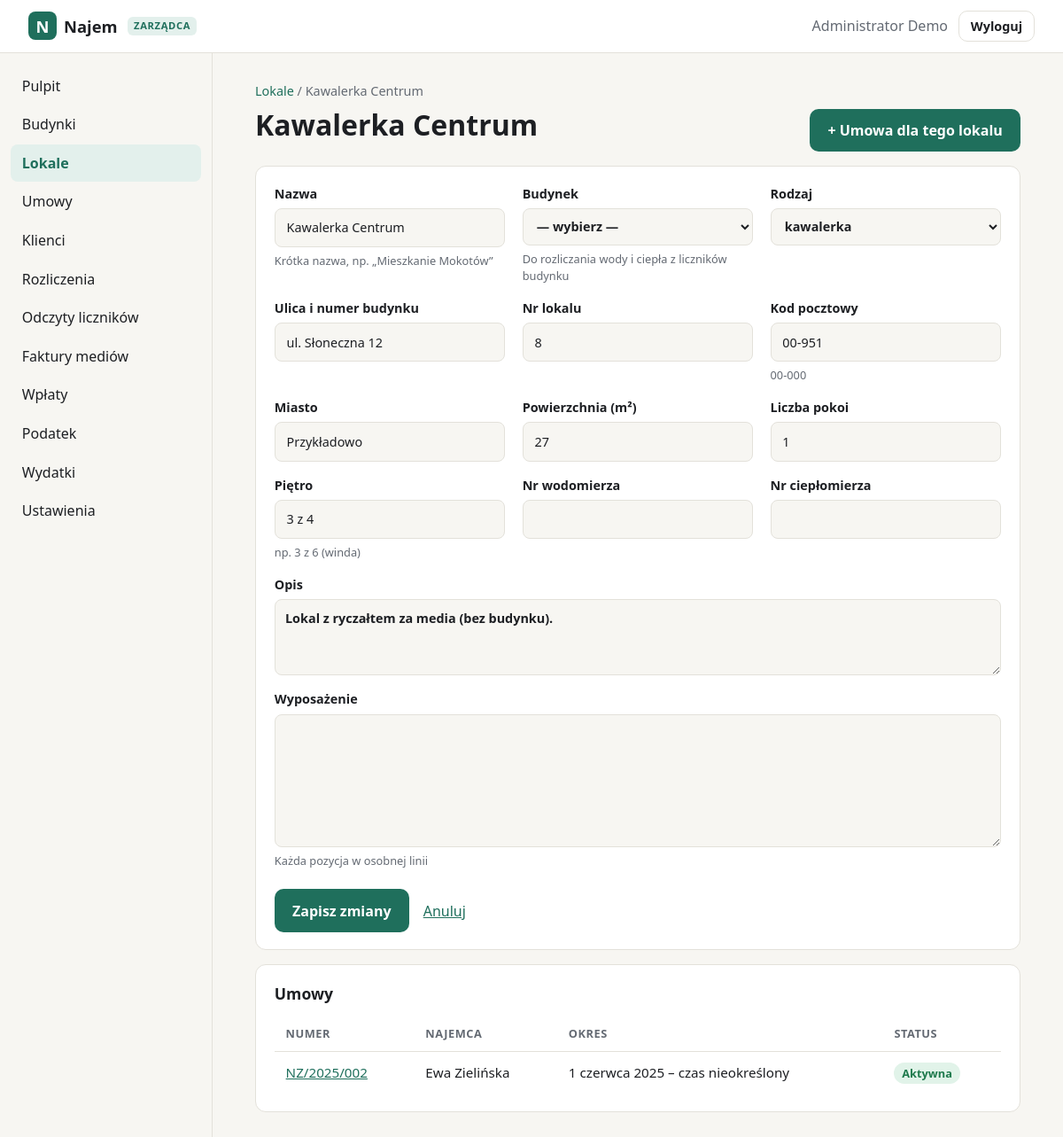
Screenshot of /zarzadca/lokale/5 (signed in) with the database file from the repository.
### tables this page shows
CREATE TABLE users (
    id            INTEGER PRIMARY KEY AUTOINCREMENT,
    login         TEXT NOT NULL UNIQUE COLLATE NOCASE,
    password_hash TEXT NOT NULL,
    full_name     TEXT,
    role          TEXT NOT NULL DEFAULT 'klient',
    created_at    TEXT NOT NULL DEFAULT (datetime('now')),
    last_login_at TEXT
, email TEXT, telefon TEXT, aktywny INTEGER NOT NULL DEFAULT 1);

CREATE TABLE lokale (
    id          INTEGER PRIMARY KEY AUTOINCREMENT,
    nazwa       TEXT NOT NULL,
    ulica       TEXT NOT NULL,          -- ulica z numerem budynku
    nr_lokalu   TEXT,
    kod         TEXT NOT NULL,
    miasto      TEXT NOT NULL,
    rodzaj      TEXT NOT NULL DEFAULT 'mieszkanie',
    powierzchnia REAL,                  -- m²
    pokoje      INTEGER,
    pietro      TEXT,
    opis        TEXT,
    wyposazenie TEXT,                   -- pozycje rozdzielone nową linią
    created_at  TEXT NOT NULL DEFAULT (datetime('now'))
, nr_wodomierza TEXT, nr_cieplomierza TEXT, budynek_id INTEGER REFERENCES budynki(id));

CREATE TABLE umowy (
    id                INTEGER PRIMARY KEY AUTOINCREMENT,
    numer             TEXT NOT NULL UNIQUE,
    lokal_id          INTEGER NOT NULL REFERENCES lokale(id),
    najemca_id        INTEGER NOT NULL REFERENCES users(id),
    rodzaj            TEXT NOT NULL DEFAULT 'najem okazjonalny',
    data_zawarcia     TEXT NOT NULL,
    data_od           TEXT NOT NULL,
    data_do           TEXT,             -- NULL = czas nieokreślony
    czynsz            INTEGER NOT NULL,
    oplaty            INTEGER NOT NULL DEFAULT 0,  -- opłaty eksploatacyjne / zaliczki
    kaucja            INTEGER NOT NULL DEFAULT 0,
    dzien_platnosci   INTEGER NOT NULL DEFAULT 10,
    wypowiedzenie     TEXT,             -- np. '1 miesiąc'
    rozwiazana_dnia   TEXT,             -- wcześniejsze zakończenie
    uwagi             TEXT,
    created_at        TEXT NOT NULL DEFAULT (datetime('now'))
, liczba_osob INTEGER NOT NULL DEFAULT 1);

### admin.py (the view, shortened to what this page needs)
@bp.route("/lokale/<int:lid>", methods=["GET", "POST"])
def lokal_edycja(lid):
    l = _get_or_404("lokale", lid)
    umowy = get_db().execute(UMOWY_SQL + " WHERE u.lokal_id=? ORDER BY u.data_od DESC", (lid,)).fetchall()
    f = Form({k: ("" if l[k] is None else str(l[k]) if not isinstance(l[k], float) else f"{l[k]:g}".replace(".", ","))
              for k in l.keys()})
    return render_template("admin/lokal_form.html", active="lokale", f=f, l=l, umowy=umowy)

### admin.py (called while the page is built)
@bp.before_request
@manager_required
def _guard():
    if request.method == "POST":
        check_csrf()

@bp.context_processor
def _ctx():
    return {"admin_menu": ADMIN_MENU, "rodzaje_lokali": RODZAJE_LOKALI,
            "rodzaje_umow": RODZAJE_UMOW, "opcje": lambda xs: [(x, x) for x in xs],
            "today": date.today().isoformat()}

def _get_or_404(table, id_):
    row = get_db().execute(f"SELECT * FROM {table} WHERE id=?", (id_,)).fetchone()
    if row is None:
        abort(404)
    return row

### app.py (called while the page is built)
def get_db() -> sqlite3.Connection:
    if "db" not in g:
        g.db = sqlite3.connect(DB_PATH)
        g.db.row_factory = sqlite3.Row
        g.db.execute("PRAGMA foreign_keys = ON")
    return g.db

def csrf_token() -> str:
    if "_csrf" not in session:
        session["_csrf"] = secrets.token_urlsafe(32)
    return session["_csrf"]

def static_v(filename):
    try:
        v = int((BASE / "static" / filename).stat().st_mtime)
    except OSError:
        v = 0
    return url_for("static", filename=filename, v=v)

def manager_required(view):
    @wraps(view)
    def wrapped(*a, **kw):
        if g.user is None:
            return redirect(url_for("login", next=request.path))
        if g.user["role"] != "zarzadca":
            abort(403)
        return view(*a, **kw)
    return wrapped

@app.before_request
def load_user():
    g.user = None
    uid = session.get("user_id")
    if uid:
        g.user = get_db().execute(
            "SELECT id, login, full_name, role FROM users WHERE id=? AND aktywny=1", (uid,)
        ).fetchone()
        if g.user is None:
            session.clear()

@app.context_processor
def inject():
    return {"menu": MENU, "user": g.get("user")}

@app.template_filter("data")
def fmt_data(iso):
    if not iso:
        return "—"
    d = date.fromisoformat(iso[:10])
    return f"{d.day} {MIESIACE[d.month - 1]} {d.year}"

### budynki.py (called while the page is built)
@bp.context_processor
def _ctx_budynki():
    return {"budynki_opcje": [(b["id"], b["nazwa"]) for b in
                              get_db().execute("SELECT id, nazwa FROM budynki ORDER BY nazwa")]}

### pomiary.py (called while the page is built)
@app.context_processor
def _ctx_najemca():
    if request.endpoint != "media" or g.get("user") is None:
        return {}
    od, do = nastepne_okno()
    return {"lokale_odczyt": lokale_najemcy(g.user["id"]), "moje_pomiary": moje_pomiary(g.user["id"]),
            "dzis": date.today().isoformat(), "okno_od": od.isoformat(), "okno_do": do.isoformat(),
            "w_oknie_dzis": od <= date.today() <= do}

### templates/admin/lokal_form.html (shortened to what this page needs)
{% extends "admin/base.html" %}
{% from "admin/_form.html" import field, area, select, csrf, delete_button %}
{% from "_macros.html" import badge %}
{% block content %}
<nav class="crumbs"><a href="{{ url_for('zarzadca.lokale') }}">Lokale</a> / {{ l.nazwa if l else 'Nowy' }}</nav>
<div class="page-head">
  <h1>{{ l.nazwa if l else 'Nowy lokal' }}</h1>
  {% if l %}<div class="actions"><a class="btn btn-primary" href="{{ url_for('zarzadca.umowa_nowa', lokal=l.id) }}">+ Umowa dla tego lokalu</a></div>{% endif %}
</div>
<form method="post" class="panel-box form" novalidate>
  <div class="form-grid">
    {{ field(f, "nazwa", "Nazwa", hint="Krótka nazwa, np. „Mieszkanie Mokotów”", attrs="required maxlength=120") }}
    {{ select(f, "budynek_id", "Budynek", budynki_opcje, hint="Do rozliczania wody i ciepła z liczników budynku") }}
    {{ select(f, "rodzaj", "Rodzaj", opcje(rodzaje_lokali)) }}
    {{ field(f, "ulica", "Ulica i numer budynku", attrs="required") }}
    {{ field(f, "nr_lokalu", "Nr lokalu") }}
    {{ field(f, "kod", "Kod pocztowy", hint="00-000", attrs='inputmode="numeric" required maxlength=6') }}
    {{ field(f, "miasto", "Miasto", attrs="required") }}
    {{ field(f, "powierzchnia", "Powierzchnia (m²)", attrs='inputmode="decimal"') }}
    {{ field(f, "pokoje", "Liczba pokoi", type="number", attrs='min=0 max=50') }}
    {{ field(f, "pietro", "Piętro", hint="np. 3 z 6 (winda)") }}
    {{ field(f, "nr_wodomierza", "Nr wodomierza") }}
    {{ field(f, "nr_cieplomierza", "Nr ciepłomierza") }}
  </div>
  {{ area(f, "opis", "Opis", rows=3) }}
  {{ area(f, "wyposazenie", "Wyposażenie", hint="Każda pozycja w osobnej linii", rows=6) }}
  <div class="form-actions">
    <button class="btn btn-primary" type="submit">{{ 'Zapisz zmiany' if l else 'Dodaj lokal' }}</button>
    <a href="{{ url_for('zarzadca.lokale') }}">Anuluj</a>
  </div>
</form>
{% if l %}
<section class="panel-box">
  <h2>Umowy</h2>
  {% if umowy %}
  <div class="table-wrap"><table class="table">
    <thead><tr><th>Numer</th><th>Najemca</th><th>Okres</th><th>Status</th></tr></thead>
    <tbody>{% for u in umowy %}
      <tr><td data-label="Numer"><a href="{{ url_for('zarzadca.umowa_edycja', uid=u.id) }}">{{ u.numer }}</a></td>
          <td data-label="Najemca">{{ u.najemca_nazwa or u.najemca_login }}</td>
          <td data-label="Okres">{{ u.data_od|data }} – {{ (u.rozwiazana_dnia or u.data_do)|data if (u.rozwiazana_dnia or u.data_do) else 'czas nieokreślony' }}</td>
          <td data-label="Status">{{ badge(u) }}</td></tr>
    {% endfor %}</tbody>
  </table></div>
  {% else %}
    <p class="muted">Ten lokal nie ma jeszcze umów.</p>
    <div class="danger-zone">{{ delete_button(url_for('zarzadca.lokal_usun', lid=l.id), 'Usuń lokal', 'Usunąć ten lokal? Tej operacji nie można cofnąć.') }}</div>
  {% endif %}
</section>
{% endif %}
{% endblock %}

### templates/admin/_form.html (shortened to what this page needs)
{% macro field(f, name, label, type="text", hint=None, attrs="") -%}
<label class="field{% if f.errors[name] %} has-error{% endif %}">{{ label }}
  <input name="{{ name }}" type="{{ type }}" value="{{ f.raw.get(name, '') if f.raw.get(name) is not none else '' }}" {{ attrs|safe }}>
  {% if f.errors[name] %}<span class="err">{{ f.errors[name] }}</span>{% elif hint %}<span class="hint">{{ hint }}</span>{% endif %}
</label>
{%- endmacro %}
{% macro area(f, name, label, hint=None, rows=4) -%}
<label class="field field-wide{% if f.errors[name] %} has-error{% endif %}">{{ label }}
  <textarea name="{{ name }}" rows="{{ rows }}">{{ f.raw.get(name, '') or '' }}</textarea>
  {% if f.errors[name] %}<span class="err">{{ f.errors[name] }}</span>{% elif hint %}<span class="hint">{{ hint }}</span>{% endif %}
</label>
{%- endmacro %}
{% macro select(f, name, label, options, hint=None) -%}
<label class="field{% if f.errors[name] %} has-error{% endif %}">{{ label }}
  <select name="{{ name }}">
    <option value="">— wybierz —</option>
    {% for v, t in options %}<option value="{{ v }}" {% if (f.raw.get(name)|string) == (v|string) %}selected{% endif %}>{{ t }}</option>{% endfor %}
  </select>
  {% if f.errors[name] %}<span class="err">{{ f.errors[name] }}</span>{% elif hint %}<span class="hint">{{ hint }}</span>{% endif %}
</label>
{%- endmacro %}

### templates/_macros.html (shortened to what this page needs)
{% macro badge(u) -%}
{% set s = status_umowy(u) %}<span class="badge badge-{{ s[0] }}">{{ s[1] }}</span>
{%- endmacro %}

### templates/panel.html (shortened to what this page needs)
{% extends "base.html" %}
{% block body_class %}app-page{% endblock %}
{% block body %}
<header class="appbar">
  <a class="brand" href="{% block home_url %}{{ url_for('panel') }}{% endblock %}"><span class="logo">N</span> Najem{% block brand_suffix %}{% endblock %}</a>
  <div class="who">
    <span class="muted">{{ user.full_name or user.login }}</span>
    <form method="post" action="{{ url_for('logout') }}">
      <button class="btn btn-ghost btn-sm" type="submit">Wyloguj</button>
    </form>
  </div>
</header>
<div class="layout">
  <nav class="sidebar" aria-label="Menu główne">
    <ul>
    {% block nav %}{% endblock %}
    </ul>
  </nav>
  <main class="content">
    {% block content %}{% endblock %}
  </main>
</div>
{% endblock %}

### static/style.css (style rules this page uses)
:root { --bg: #f7f6f2; --surface: #ffffff; --text: #1d1f23; --muted: #646a73; --line: #e3e1da; --accent: #1f6f5c; --accent-ink: #ffffff; --accent-soft: #e3f0ec; --danger: #b3261e; --danger-soft: #fbe9e7; --radius: 12px; color-scheme: light; }
* { box-sizing: border-box; }
html, body { margin: 0; }
body { background: var(--bg); color: var(--text); font: 16px/1.5 system-ui, -apple-system, "Segoe UI", Roboto, sans-serif; min-height: 100vh; }
a { color: var(--accent); }
h1 { line-height: 1.15; margin: 0 0 .4em; }
.muted { color: var(--muted); }
.brand { display: inline-flex; align-items: center; gap: .5rem; font-weight: 700; font-size: 1.15rem; color: var(--text); text-decoration: none; }
.logo { display: inline-grid; place-items: center; width: 2rem; height: 2rem; border-radius: 8px; background: var(--accent); color: var(--accent-ink); font-weight: 800; }
.btn { display: inline-block; border: 1px solid transparent; border-radius: 10px; padding: .7rem 1.2rem; font: inherit; font-weight: 600; text-decoration: none; cursor: pointer; }
.btn-primary { background: var(--accent); color: var(--accent-ink); }
.btn-ghost { background: transparent; color: var(--text); border-color: var(--line); }
.btn-sm { padding: .35rem .8rem; font-size: .9rem; }
label { display: flex; flex-direction: column; gap: .35rem; font-weight: 600; font-size: .95rem; }
input:not([type=hidden]):not([type=checkbox]) { font: inherit; font-weight: 400; padding: .65rem .8rem; border-radius: 8px; border: 1px solid var(--line); background: var(--bg); color: var(--text); }
.appbar { position: sticky; top: 0; z-index: 10; display: flex; align-items: center; gap: 1rem; padding: .75rem clamp(16px, 3vw, 32px); background: var(--surface); border-bottom: 1px solid var(--line); }
.appbar .who { margin-left: auto; display: flex; align-items: center; gap: .75rem; }
.appbar form { margin: 0; }
.layout { display: grid; grid-template-columns: 240px 1fr; min-height: calc(100vh - 58px); }
.sidebar { border-right: 1px solid var(--line); padding: 1rem .75rem; }
.sidebar ul { list-style: none; margin: 0; padding: 0; display: flex; flex-direction: column; gap: 2px; }
.content { padding: 2rem clamp(16px, 4vw, 48px); max-width: 960px; }
:root { --ok: #1f7a4d; --ok-soft: #e1f3e9; --warn: #8a5a00; --warn-soft: #fdf1d8; --info: #2457a6; --info-soft: #e4ecfa; --off: #6b7079; --off-soft: #ececea; }
.content h1 { font-size: clamp(1.5rem, 3vw, 2rem); }
.content h2 { font-size: 1.1rem; margin: 0 0 .8rem; }
.crumbs { font-size: .9rem; color: var(--muted); margin-bottom: .6rem; }
.crumbs a { text-decoration: none; }
.badge { display: inline-block; padding: .15rem .55rem; border-radius: 999px; font-size: .8rem; font-weight: 600; white-space: nowrap; }
.badge-aktywna { background: var(--ok-soft); color: var(--ok); }
.panel-box { background: var(--surface); border: 1px solid var(--line); border-radius: var(--radius); padding: 1.2rem 1.3rem; margin-top: 1rem; }
.table-wrap { overflow-x: auto; margin-top: 1.2rem; }
.panel-box .table-wrap { margin-top: 0; }
.table { width: 100%; border-collapse: collapse; font-size: .95rem; }
.table th { text-align: left; font-size: .8rem; color: var(--muted); font-weight: 600; text-transform: uppercase; letter-spacing: .04em; padding: .6rem .8rem; border-bottom: 1px solid var(--line); }
.table td { padding: .75rem .8rem; border-bottom: 1px solid var(--line); vertical-align: top; }
.table tr:last-child td { border-bottom: 0; }
.page-head { display: flex; justify-content: space-between; align-items: flex-start; gap: 1rem; flex-wrap: wrap; }
.page-head h1 { margin-bottom: .2rem; }
.actions { display: flex; gap: .5rem; flex-wrap: wrap; }
select, textarea { font: inherit; padding: .6rem .7rem; border-radius: 8px; border: 1px solid var(--line); background: var(--bg); color: var(--text); }
textarea { resize: vertical; }
.form-grid { display: grid; gap: 1rem 1.2rem; grid-template-columns: repeat(auto-fill, minmax(220px, 1fr)); }
.field { font-size: .9rem; }
.field-wide { margin-top: 1rem; }
.field .hint { font-weight: 400; color: var(--muted); font-size: .8rem; }
.form-actions { display: flex; align-items: center; gap: 1rem; margin-top: 1.4rem; }

### rows the page displays
users: full_name "Administrator Demo"
lokale: nazwa "Kawalerka Centrum", rodzaj "kawalerka", ulica "ul. Słoneczna 12", kod "00-951", miasto "Przykładowo", pietro "3 z 4", opis "Lokal z ryczałtem za media (bez budynku)."
umowy: numer "NZ/2025/002", full_name "Ewa Zielińska", data_od|data "1 czerwca 2025", rozwiazana_dnia "czas nieokreślony", s "Aktywna"

### other values shown
{{ label }} "Pulpit" "Budynki" "Lokale" "Umowy" "Klienci" "Rozliczenia" "Odczyty liczników" "Faktury mediów" "Wpłaty" "Podatek" "Wydatki" "Ustawienia"
{{ label }} "Nazwa Ulica i numer budynku Nr lokalu Kod pocztowy Miasto Powierzchnia (m²) Liczba pokoi Piętro Nr wodomierza Nr ciepłomierza"
{{ hint }} "Krótka nazwa, np. „Mieszkanie Mokotów” 00-000 np. 3 z 6 (winda)"
{{ label }} "Budynek Rodzaj"
{{ hint }} "Do rozliczania wody i ciepła z liczników budynku"
{{ label }} "Opis Wyposażenie"
{{ hint }} "Każda pozycja w osobnej linii"
{{ 'Zapisz zmiany' if l else 'Dodaj lokal' }} "Zapisz zmiany"
